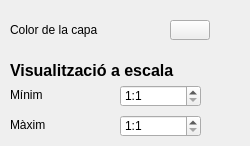
   <widget class="QWidget" name="tabEstandar">
    <attribute name="title">
     <string>Valors estàndars</string>
    </attribute>
    <widget class="QPushButton" name="pushColor">
     <property name="geometry">
      <rect>
       <x>170</x>
       <y>20</y>
       <width>40</width>
       <height>20</height>
      </rect>
     </property>
     <property name="text">
      <string/>
     </property>
    </widget>
    <widget class="QLabel" name="labelColor">
     <property name="geometry">
      <rect>
       <x>10</x>
       <y>20</y>
       <width>141</width>
       <height>20</height>
      </rect>
     </property>
     <property name="text">
      <string>Color de la capa</string>
     </property>
    </widget>
    <widget class="QLabel" name="labelEscala">
     <property name="geometry">
      <rect>
       <x>10</x>
       <y>60</y>
       <width>231</width>
       <height>20</height>
      </rect>
     </property>
     <property name="font">
      <font>
       <pointsize>12</pointsize>
       <weight>75</weight>
       <bold>true</bold>
      </font>
     </property>
     <property name="text">
      <string>Visualització a escala</string>
     </property>
    </widget>
    <widget class="QLabel" name="labelMin">
     <property name="geometry">
      <rect>
       <x>10</x>
       <y>85</y>
       <width>81</width>
       <height>20</height>
      </rect>
     </property>
     <property name="text">
      <string>Mínim</string>
     </property>
    </widget>
    <widget class="QLabel" name="labelMax">
     <property name="geometry">
      <rect>
       <x>10</x>
       <y>115</y>
       <width>81</width>
       <height>20</height>
      </rect>
     </property>
     <property name="text">
      <string>Màxim</string>
     </property>
    </widget>
    <widget class="QDoubleSpinBox" name="minScale">
     <property name="geometry">
      <rect>
       <x>120</x>
       <y>85</y>
       <width>81</width>
       <height>22</height>
      </rect>
     </property>
     <property name="prefix">
      <string>1:</string>
     </property>
     <property name="decimals">
      <number>0</number>
     </property>
     <property name="minimum">
      <double>1.000000000000000</double>
     </property>
     <property name="maximum">
      <double>100000000.000000000000000</double>
     </property>
    </widget>
    <widget class="QDoubleSpinBox" name="maxScale">
     <property name="geometry">
      <rect>
       <x>120</x>
       <y>115</y>
       <width>81</width>
       <height>22</height>
      </rect>
     </property>
     <property name="prefix">
      <string>1:</string>
     </property>
     <property name="decimals">
      <number>0</number>
     </property>
     <property name="minimum">
      <double>1.000000000000000</double>
     </property>
     <property name="maximum">
      <double>100000000.000000000000000</double>
     </property>
    </widget>
   </widget>
